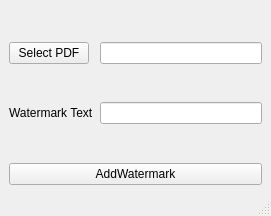
<?xml version="1.0" encoding="UTF-8"?>
<ui version="4.0">
 <class>MainWindow</class>
 <widget class="QMainWindow" name="MainWindow">
  <property name="geometry">
   <rect>
    <x>0</x>
    <y>0</y>
    <width>271</width>
    <height>216</height>
   </rect>
  </property>
  <property name="windowTitle">
   <string>MainWindow</string>
  </property>
  <widget class="QWidget" name="centralwidget">
   <layout class="QFormLayout" name="formLayout_2">
    <item row="0" column="0">
     <spacer name="verticalSpacer_2">
      <property name="orientation">
       <enum>Qt::Vertical</enum>
      </property>
      <property name="sizeHint" stdset="0">
       <size>
        <width>20</width>
        <height>13</height>
       </size>
      </property>
     </spacer>
    </item>
    <item row="0" column="1">
     <spacer name="verticalSpacer_3">
      <property name="orientation">
       <enum>Qt::Vertical</enum>
      </property>
      <property name="sizeHint" stdset="0">
       <size>
        <width>20</width>
        <height>13</height>
       </size>
      </property>
     </spacer>
    </item>
    <item row="2" column="0">
     <widget class="QPushButton" name="btnFindFile">
      <property name="text">
       <string>Select PDF</string>
      </property>
     </widget>
    </item>
    <item row="2" column="1">
     <widget class="QLineEdit" name="lineEdit"/>
    </item>
    <item row="4" column="0">
     <spacer name="verticalSpacer_5">
      <property name="orientation">
       <enum>Qt::Vertical</enum>
      </property>
      <property name="sizeHint" stdset="0">
       <size>
        <width>20</width>
        <height>13</height>
       </size>
      </property>
     </spacer>
    </item>
    <item row="6" column="0">
     <widget class="QLabel" name="label">
      <property name="text">
       <string>Watermark Text</string>
      </property>
     </widget>
    </item>
    <item row="6" column="1">
     <widget class="QLineEdit" name="lineEdit_2"/>
    </item>
    <item row="8" column="0">
     <spacer name="verticalSpacer">
      <property name="orientation">
       <enum>Qt::Vertical</enum>
      </property>
      <property name="sizeHint" stdset="0">
       <size>
        <width>20</width>
        <height>13</height>
       </size>
      </property>
     </spacer>
    </item>
    <item row="8" column="1">
     <spacer name="verticalSpacer_4">
      <property name="orientation">
       <enum>Qt::Vertical</enum>
      </property>
      <property name="sizeHint" stdset="0">
       <size>
        <width>20</width>
        <height>13</height>
       </size>
      </property>
     </spacer>
    </item>
    <item row="9" column="0" colspan="2">
     <widget class="QPushButton" name="pushButton_2">
      <property name="text">
       <string>AddWatermark</string>
      </property>
     </widget>
    </item>
    <item row="4" column="1">
     <spacer name="verticalSpacer_6">
      <property name="orientation">
       <enum>Qt::Vertical</enum>
      </property>
      <property name="sizeHint" stdset="0">
       <size>
        <width>20</width>
        <height>12</height>
       </size>
      </property>
     </spacer>
    </item>
   </layout>
  </widget>
  <widget class="QMenuBar" name="menubar">
   <property name="geometry">
    <rect>
     <x>0</x>
     <y>0</y>
     <width>271</width>
     <height>21</height>
    </rect>
   </property>
  </widget>
  <widget class="QStatusBar" name="statusbar"/>
 </widget>
 <resources/>
 <connections/>
</ui>
